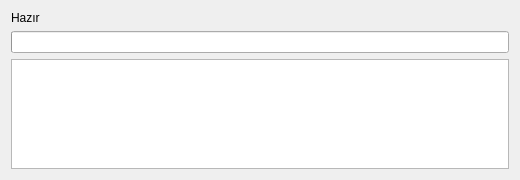
<?xml version="1.0" encoding="UTF-8"?>
<ui version="4.0">
 <class>ProgressDialog</class>
 <widget class="QDialog" name="ProgressDialog">
  <property name="geometry">
   <rect><x>0</x><y>0</y><width>520</width><height>180</height></rect>
  </property>
  <property name="windowTitle"><string>İşlem Durumu</string></property>
  <layout class="QVBoxLayout" name="verticalLayout">
   <item><widget class="QLabel" name="labelStatus"><property name="text"><string>Hazır</string></property></widget></item>
   <item><widget class="QProgressBar" name="progressBar"/></item>
   <item><widget class="QTextEdit" name="textLog"><property name="readOnly"><bool>true</bool></property></widget></item>
  </layout>
 </widget>
 <resources/>
 <connections/>
</ui>
